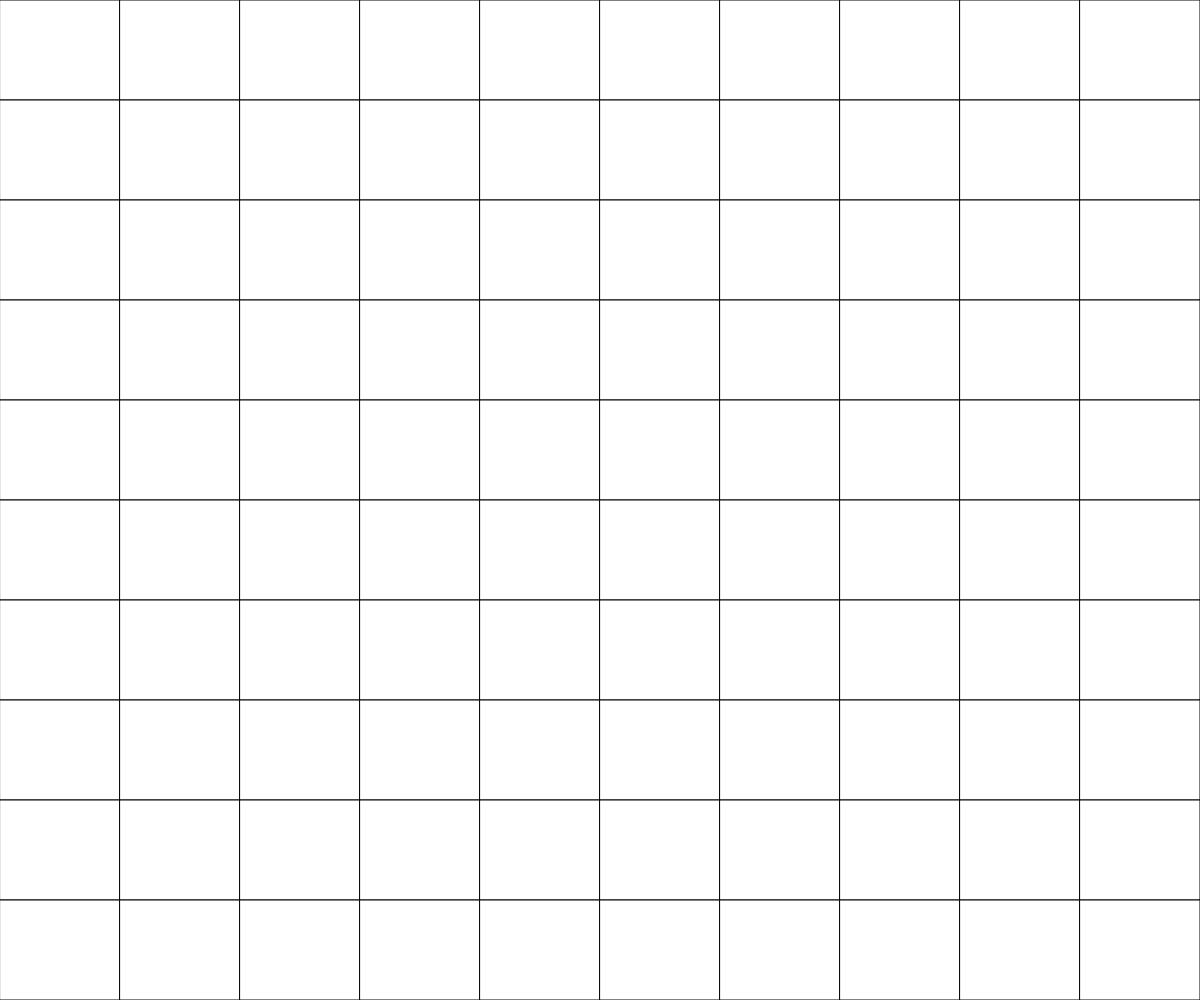
Frame 1 (no input)
Frame 60 (no input): identical to frame 1, image omitted
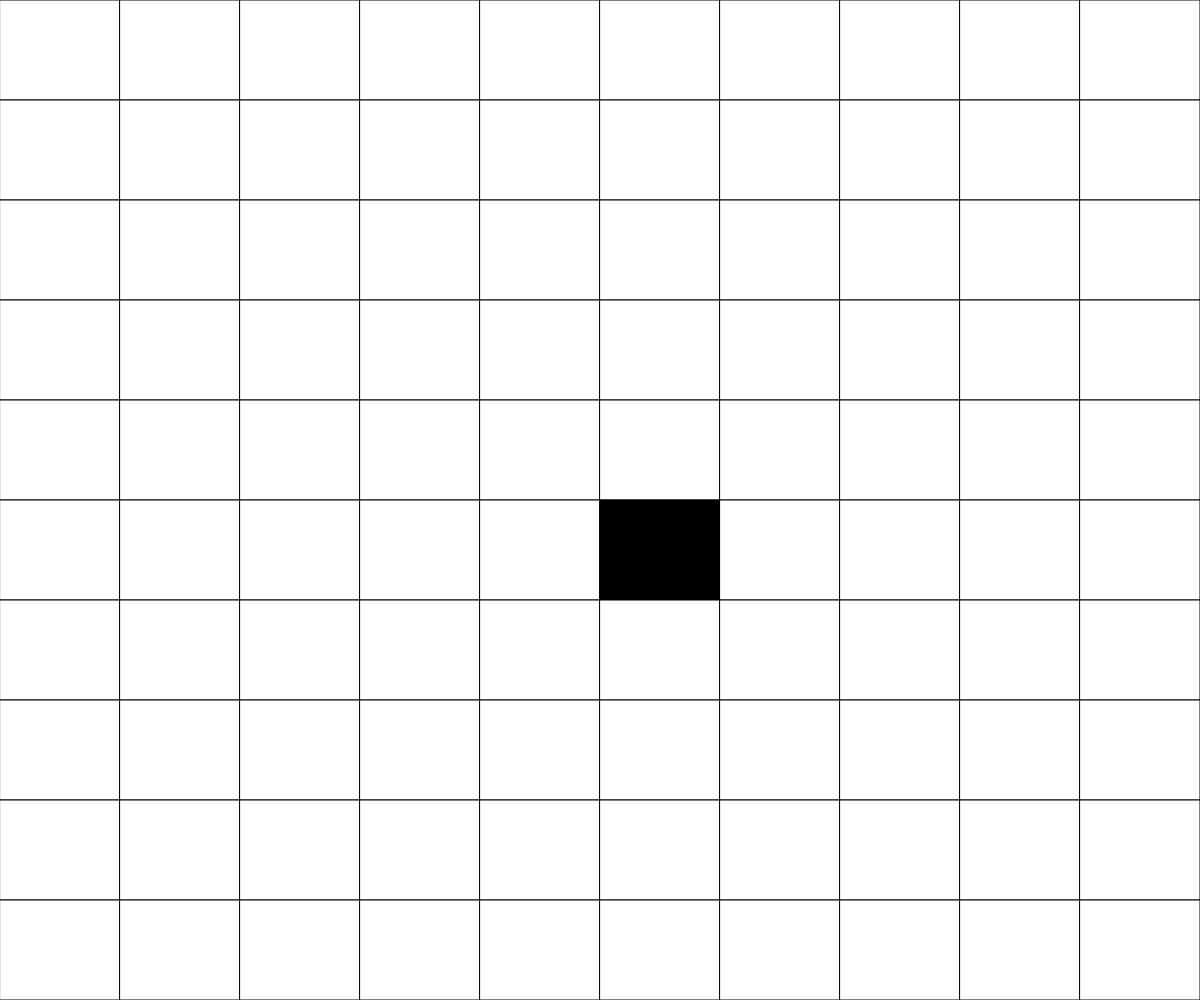
Frame 120 (the mouse pressed at the canvas centre since frame 60)

The p5.js sketch that drew these frames (run headless with seeded random() and noise() and a simulated clock; from frame 60 on, the mouse is pressed at the canvas centre):

// p5.js sketch
// ── sketch.js
// 2d array demo
let grid;
let gridSize = 10;
let squareHeight;
let squareWidth;

function setup() {
  createCanvas(windowWidth, windowHeight);
  grid = createGrid(gridSize);
  squareHeight = height / grid[0].length;
  squareWidth = width / grid[0].length;
}

function draw() {
  clear();
  background(220);
  displayGrid(grid);
  // grid = createGrid(gridSize);
}

function keyPressed() {
  if(keyCode === 32) {
    grid = createGrid(gridSize);
  }
}

function createGrid(gridSize) {
  let grid = [];

  for(let i = 0; i < gridSize; i++) {
    grid.push([]);
    for (let j = 0; j < gridSize; j++) {
      grid[i].push(255);
    }
  }
  return grid;
}

function displayGrid(grid) {
  for(let y = 0; y < grid.length; y++) {
    for (let x = 0; x < grid[y].length; x++) {
      fill(grid[y][x]);
      rect(x*squareWidth, y*squareHeight, squareWidth, squareHeight);
    }
  }
}

function mousePressed() {
  let squareX = Math.floor(mouseX / squareWidth);
  let squareY = Math.floor(mouseY / squareHeight);

  if (grid[squareY][squareX] === 0) {
    grid[squareY][squareX] = 255;
  }
  else{
    if (grid[squareY][squareX] === 255) {
      grid[squareY][squareX] = 0;
    }
  }
}
